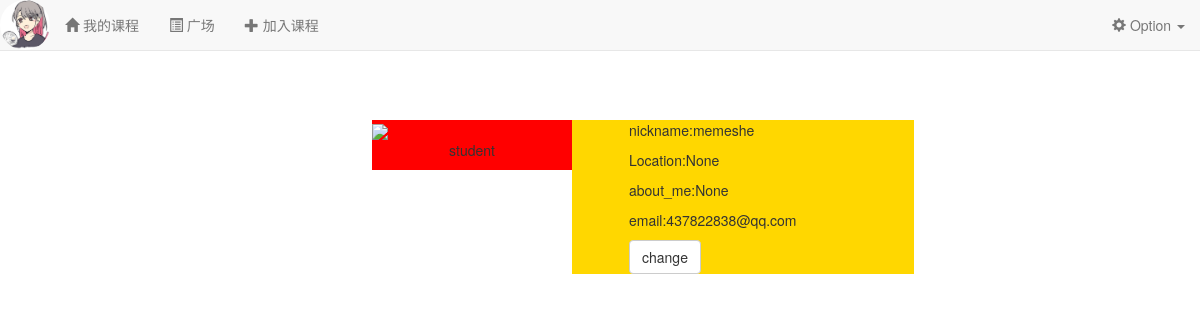
The page /user/437822838@qq.com on the database as committed earlier.
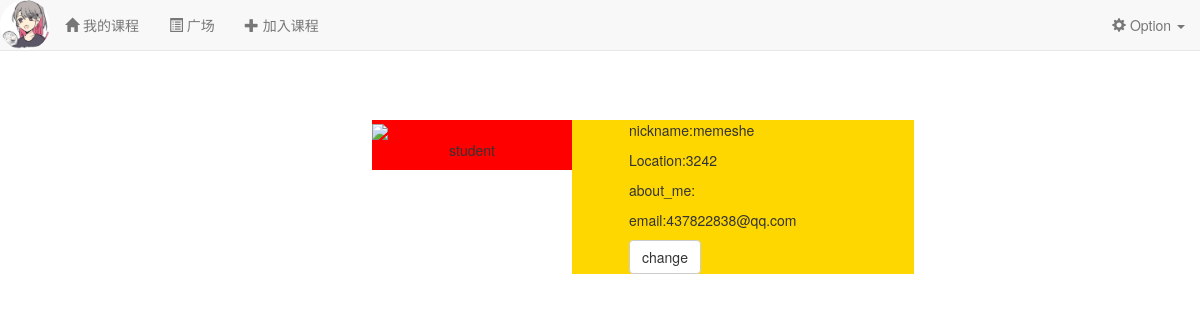
The same page on the database as committed later.
### app/models.py (models this page shows, shortened)
class User(UserMixin, db.Model):
    __tablename__ = 'users'
    id = db.Column(db.Integer, primary_key=True)
    name = db.Column(db.String(64)) #真实姓名(不同于用户名)
    location = db.Column(db.String(64)) #位置
    about_me = db.Column(db.Text()) #个人介绍
    member_since = db.Column(db.DateTime(), default=datetime.utcnow)    #注册时间
    last_seen = db.Column(db.DateTime(), default=datetime.utcnow)   #最后一次访问的时间
    email = db.Column(db.String(64), unique=True, index=True)   #电子邮箱
    nickname = db.Column(db.String(64))    #昵称
    role_id = db.Column(db.Integer, db.ForeignKey('roles.id'))  #角色id
    password_hash = db.Column(db.String(128))   #密码hash
    confirmed = db.Column(db.Boolean, default=False)    #是否已经确认账户
    headicon_url = db.Column(db.String(64)) #头像图标的url
    student = db.relationship('Student', backref='user', uselist=False) #通过Student的user字段拿到用户信息
    teacher = db.relationship('Teacher', backref='user', uselist=False) #通过Teacher的user字段拿到用户信息
    posts = db.relationship('Post', backref='author', lazy='dynamic') #该用户发布的动态
    followed = db.relationship('Follow',
                               foreign_keys=[Follow.follower_id],
                               backref=db.backref('follower', lazy='joined'),
                               lazy='dynamic',
                               cascade='all, delete-orphan')
    followers = db.relationship('Follow',
                               foreign_keys=[Follow.followed_id],
                               backref=db.backref('followed', lazy='joined'),
                               lazy='dynamic',
                               cascade='all, delete-orphan')
    comments = db.relationship('Comment', backref='author', lazy='dynamic') #该用户发表的评论
    @property
    def password(self):
        raise AttributeError('Password is not a readable attribute!')

### app/main/views.py (the view)
@main.route('/user/<email>')
def user(email):
    user = User.query.filter_by(email=email).first_or_404()
    return render_template('user.html', user=user)

### app/auth/views.py (called while the page is built)
@auth.before_app_request
def before_request():
    if current_user.is_authenticated:
        current_user.ping()
        if not current_user.confirmed \
                and request.endpoint \
                and request.blueprint != 'auth' \
                and request.endpoint != 'static':
            return redirect(url_for('auth.unconfirmed'))

### app/main/__init__.py (called while the page is built)
@main.app_context_processor
def inject_permissions():
    return dict(Permission=Permission)

### app/templates/user.html (shortened to what this page needs)
{% extends "base.html" %}
{% block page_content %}
<div style="padding-top:120px;">
    <div style="margin-left:30%;background-color:#ff0000;height:100%;width:200px;float:left;">
        <img src="1.jpg" style="width:200px">
        <p align="center">
            {% if user.role.name == 'Teacher' %}
            teacher
            {% else %}
            student
            {% endif %}
        </p>
    </div>
    <div style="padding-left:5%;background-color:#FFD700;height:100%;width:30%;float:left;">
        <p>nickname:{{ user.nickname }}</p>
        <P>Location:{{ user.location }}</P>
        <P>
            about_me:{{ user.about_me }}
        </P>
        <p>email:{{ user.email }}</p>
        <a href="{{ url_for('main.edit_profile') }}" class="btn btn-default">change</a>
    </div>
</div>
{% endblock %}

Rows that differ between the two databases and show on the page:
changed User "memeshe": location "None" → "3242"; about_me "None" → (not shown)
